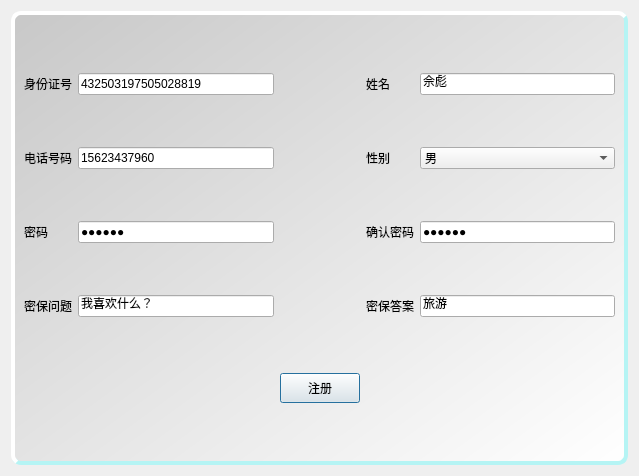
<?xml version="1.0" encoding="UTF-8"?>
<ui version="4.0">
 <class>RegistDialog</class>
 <widget class="QDialog" name="RegistDialog">
  <property name="geometry">
   <rect>
    <x>0</x>
    <y>0</y>
    <width>639</width>
    <height>476</height>
   </rect>
  </property>
  <property name="windowTitle">
   <string>注册账号</string>
  </property>
  <layout class="QGridLayout" name="gridLayout">
   <item row="0" column="0">
    <widget class="QFrame" name="frame">
     <property name="styleSheet">
      <string notr="true">#frame {
	background-color: qlineargradient(spread:repeat, x1:0, y1:0, x2:1, y2:1, stop:0 rgba(200, 200, 200, 255), stop:1 rgba(255, 255, 255, 255));
	border-style:outset;
	border-width:4px;
	border-radius:10px;
	border-color:rgba(181,244,244);
	font:bold 16px;
	color:rgba(0,0,0,255);
}
	</string>
     </property>
     <property name="frameShape">
      <enum>QFrame::WinPanel</enum>
     </property>
     <property name="frameShadow">
      <enum>QFrame::Plain</enum>
     </property>
     <property name="lineWidth">
      <number>3</number>
     </property>
     <layout class="QGridLayout" name="gridLayout_2">
      <item row="1" column="0">
       <layout class="QFormLayout" name="formLayout">
        <item row="0" column="0">
         <widget class="QLabel" name="label">
          <property name="text">
           <string>身份证号</string>
          </property>
         </widget>
        </item>
        <item row="0" column="1">
         <widget class="QLineEdit" name="lineEditID">
          <property name="inputMask">
           <string/>
          </property>
          <property name="text">
           <string>432503197505028819</string>
          </property>
          <property name="maxLength">
           <number>18</number>
          </property>
         </widget>
        </item>
        <item row="2" column="0">
         <widget class="QLabel" name="label_2">
          <property name="text">
           <string>电话号码</string>
          </property>
         </widget>
        </item>
        <item row="2" column="1">
         <widget class="QLineEdit" name="lineEditPhone">
          <property name="text">
           <string>15623437960</string>
          </property>
         </widget>
        </item>
        <item row="4" column="1">
         <widget class="QLineEdit" name="lineEditPwd">
          <property name="inputMask">
           <string/>
          </property>
          <property name="text">
           <string>123456</string>
          </property>
          <property name="maxLength">
           <number>9</number>
          </property>
          <property name="echoMode">
           <enum>QLineEdit::PasswordEchoOnEdit</enum>
          </property>
         </widget>
        </item>
        <item row="6" column="1">
         <widget class="QLineEdit" name="lineEditQuestion">
          <property name="text">
           <string>我喜欢什么？</string>
          </property>
          <property name="maxLength">
           <number>32</number>
          </property>
         </widget>
        </item>
        <item row="6" column="0">
         <widget class="QLabel" name="label_4">
          <property name="text">
           <string>密保问题</string>
          </property>
         </widget>
        </item>
        <item row="4" column="0">
         <widget class="QLabel" name="label_3">
          <property name="text">
           <string>密码</string>
          </property>
         </widget>
        </item>
        <item row="1" column="0">
         <spacer name="verticalSpacer">
          <property name="orientation">
           <enum>Qt::Vertical</enum>
          </property>
          <property name="sizeHint" stdset="0">
           <size>
            <width>20</width>
            <height>40</height>
           </size>
          </property>
         </spacer>
        </item>
        <item row="3" column="0">
         <spacer name="verticalSpacer_2">
          <property name="orientation">
           <enum>Qt::Vertical</enum>
          </property>
          <property name="sizeHint" stdset="0">
           <size>
            <width>20</width>
            <height>40</height>
           </size>
          </property>
         </spacer>
        </item>
        <item row="5" column="0">
         <spacer name="verticalSpacer_3">
          <property name="orientation">
           <enum>Qt::Vertical</enum>
          </property>
          <property name="sizeHint" stdset="0">
           <size>
            <width>20</width>
            <height>40</height>
           </size>
          </property>
         </spacer>
        </item>
       </layout>
      </item>
      <item row="1" column="2">
       <layout class="QFormLayout" name="formLayout_2">
        <item row="0" column="0">
         <widget class="QLabel" name="label_5">
          <property name="text">
           <string>姓名</string>
          </property>
         </widget>
        </item>
        <item row="0" column="1">
         <widget class="QLineEdit" name="lineEditName">
          <property name="text">
           <string>佘彪</string>
          </property>
          <property name="maxLength">
           <number>18</number>
          </property>
         </widget>
        </item>
        <item row="2" column="0">
         <widget class="QLabel" name="label_6">
          <property name="text">
           <string>性别</string>
          </property>
         </widget>
        </item>
        <item row="2" column="1">
         <widget class="QComboBox" name="comboBox">
          <item>
           <property name="text">
            <string>男</string>
           </property>
          </item>
          <item>
           <property name="text">
            <string>女</string>
           </property>
          </item>
          <item>
           <property name="text">
            <string>X</string>
           </property>
          </item>
         </widget>
        </item>
        <item row="4" column="1">
         <widget class="QLineEdit" name="lineEditPwd2">
          <property name="styleSheet">
           <string notr="true"/>
          </property>
          <property name="inputMask">
           <string/>
          </property>
          <property name="text">
           <string>123456</string>
          </property>
          <property name="maxLength">
           <number>9</number>
          </property>
          <property name="echoMode">
           <enum>QLineEdit::PasswordEchoOnEdit</enum>
          </property>
         </widget>
        </item>
        <item row="6" column="1">
         <widget class="QLineEdit" name="lineEditAnswer">
          <property name="text">
           <string>旅游</string>
          </property>
          <property name="maxLength">
           <number>32</number>
          </property>
         </widget>
        </item>
        <item row="4" column="0">
         <widget class="QLabel" name="label_7">
          <property name="text">
           <string>确认密码</string>
          </property>
         </widget>
        </item>
        <item row="6" column="0">
         <widget class="QLabel" name="label_8">
          <property name="text">
           <string>密保答案</string>
          </property>
         </widget>
        </item>
        <item row="1" column="0">
         <spacer name="verticalSpacer_4">
          <property name="orientation">
           <enum>Qt::Vertical</enum>
          </property>
          <property name="sizeHint" stdset="0">
           <size>
            <width>20</width>
            <height>40</height>
           </size>
          </property>
         </spacer>
        </item>
        <item row="3" column="0">
         <spacer name="verticalSpacer_5">
          <property name="orientation">
           <enum>Qt::Vertical</enum>
          </property>
          <property name="sizeHint" stdset="0">
           <size>
            <width>20</width>
            <height>40</height>
           </size>
          </property>
         </spacer>
        </item>
        <item row="5" column="0">
         <spacer name="verticalSpacer_6">
          <property name="orientation">
           <enum>Qt::Vertical</enum>
          </property>
          <property name="sizeHint" stdset="0">
           <size>
            <width>20</width>
            <height>40</height>
           </size>
          </property>
         </spacer>
        </item>
       </layout>
      </item>
      <item row="3" column="1">
       <widget class="QPushButton" name="registBtn">
        <property name="minimumSize">
         <size>
          <width>80</width>
          <height>30</height>
         </size>
        </property>
        <property name="cursor">
         <cursorShape>PointingHandCursor</cursorShape>
        </property>
        <property name="text">
         <string>注册</string>
        </property>
       </widget>
      </item>
      <item row="4" column="1">
       <spacer name="verticalSpacer_7">
        <property name="orientation">
         <enum>Qt::Vertical</enum>
        </property>
        <property name="sizeHint" stdset="0">
         <size>
          <width>20</width>
          <height>40</height>
         </size>
        </property>
       </spacer>
      </item>
      <item row="2" column="1">
       <spacer name="verticalSpacer_8">
        <property name="orientation">
         <enum>Qt::Vertical</enum>
        </property>
        <property name="sizeHint" stdset="0">
         <size>
          <width>20</width>
          <height>40</height>
         </size>
        </property>
       </spacer>
      </item>
      <item row="0" column="0">
       <spacer name="verticalSpacer_9">
        <property name="orientation">
         <enum>Qt::Vertical</enum>
        </property>
        <property name="sizeHint" stdset="0">
         <size>
          <width>20</width>
          <height>40</height>
         </size>
        </property>
       </spacer>
      </item>
      <item row="0" column="2">
       <spacer name="verticalSpacer_10">
        <property name="orientation">
         <enum>Qt::Vertical</enum>
        </property>
        <property name="sizeHint" stdset="0">
         <size>
          <width>20</width>
          <height>40</height>
         </size>
        </property>
       </spacer>
      </item>
     </layout>
    </widget>
   </item>
  </layout>
 </widget>
 <tabstops>
  <tabstop>lineEditID</tabstop>
  <tabstop>lineEditName</tabstop>
  <tabstop>lineEditPhone</tabstop>
  <tabstop>comboBox</tabstop>
  <tabstop>lineEditPwd</tabstop>
  <tabstop>lineEditPwd2</tabstop>
  <tabstop>lineEditQuestion</tabstop>
  <tabstop>lineEditAnswer</tabstop>
  <tabstop>registBtn</tabstop>
 </tabstops>
 <resources/>
 <connections/>
</ui>
